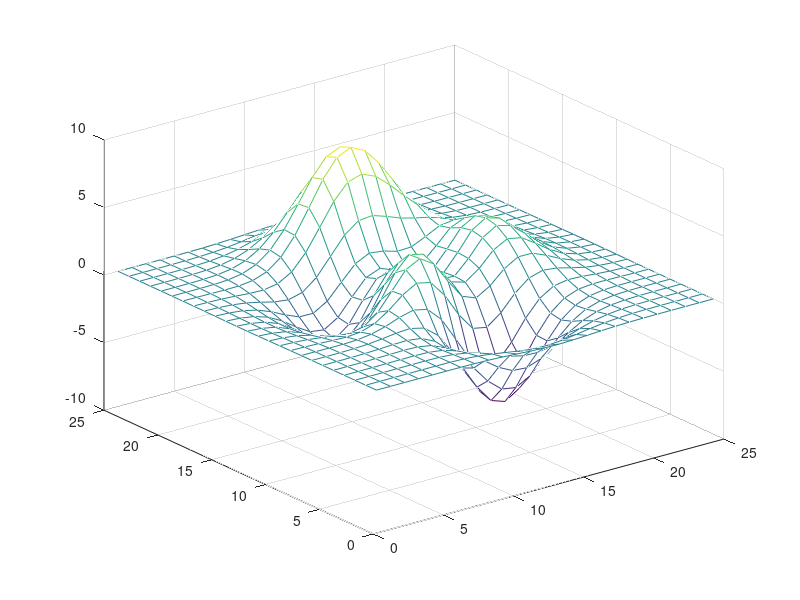

The MATLAB source for this figure:
% [CSI_DATA] = csvimport('jump.csv', 'columns', {'CSI_DATA'});
% CSI_DATA = split(CSI_DATA);
% 
% s = size(CSI_DATA)
% for i =1:s(1)
%     one = (CSI_DATA(i,1));
%     one = split(one, '[');
%     CSI_DATA(i,1) = one(2);
% end
% amp = []
% for i=1:s(1)
%     for j=1:128
%         if mod(j,2)==1
%             real = str2double(CSI_DATA(i,j));
%         else
%             img = str2double(CSI_DATA(i,j));
%             x = sqrt(img*img+real*real);
%             if x==0
%                 amp(i,j/2) = 0.000001;
%             else
%                 amp(i,j/2) = 20*log2(x);
%             end
%         end
%     end
% end
% for i=1:64
%     lev = 5;
%     wname = 'sym6';
%     [dnsig1,c1,l1,threshold_SURE] = wden(amp(:,i),'heursure','s','sln',lev,wname);
%     plot(dnsig1);
%     xlabel('Packet no.');
%     ylabel('CSI Amplitude(dB)');
%     hold on
% end
z = peaks(25);

figure
mesh(z)